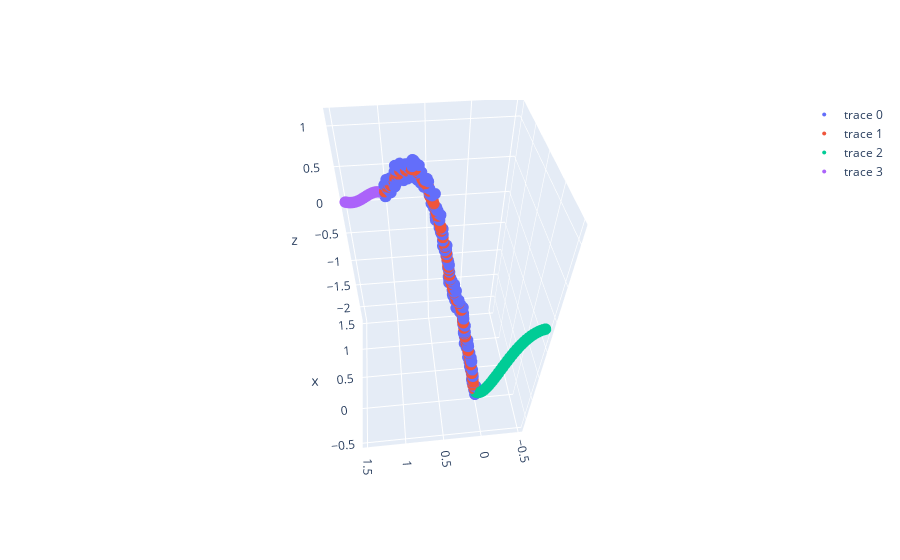

Notebook code cell kept with this figure:
### Markdown cell above
## EXTRAPOLATION 2D

### Code cell
import numpy as np
import plotly.express as px
import plotly.graph_objects as go
from stareg import StarModel 
from stareg.bspline import Bspline
from scipy.stats import t
# test with different dataset
np.random.seed(41)
n_samples = 250
noise = np.random.random(n_samples)
x = np.random.random(2*n_samples).reshape(-1, 2)
x.sort(axis=0)
xmax, xmin = x.max(axis=0), x.min(axis=0)
x = x
x = (x - xmin) / (xmax - xmin)

y_true = 2*np.exp(-(x[:,0] - 0.4)**2 / 0.1) - 5.5*x[:,1]**2 
y = y_true + noise*0.5
y = np.flip(y)
y = (y - y.mean()) / y.std()

n_param = 25
descr = ( ("s(1)", "peak", n_param, (0.1, 1000), "equidistant"),
          ("s(2)", "inc", n_param, (0.1, 1000), "equidistant"), 
          ("t(1,2)", "smooth", (5,5), (0.1, 1000), "equidistant"), )
M = StarModel(description=descr)
M.fit(X=x, y=y, plot_=False)

# extrapolation
x_right = np.linspace(1.00001,1.5,70).reshape(-1,2)
x_left = np.linspace(-0.5, 0,70).reshape(-1,2)

fig = go.Figure()
fig.add_trace(go.Scatter3d(x=x[:,0], y=x[:,1], z=y, mode="markers", marker=dict(size=4)))
fig.add_trace(go.Scatter3d(x=x[:,0], y=x[:,1], z=M.basis @ M.coef_, mode="markers", marker=dict(size=4)))
fig.add_trace(go.Scatter3d(x=x_left[:,0], y=x_left[:,1], z=M.predict(X=x_left), mode="markers", marker=dict(size=4)))
fig.add_trace(go.Scatter3d(x=x_right[:,0], y=x_right[:,1], z=M.predict(X=x_right, extrapol_type="zero"), mode="markers", marker=dict(size=4)))

### Figure 1 — Plotly figure (JSON) as saved in the notebook; plotly's stock layout.template omitted (floating-point values rounded to 4 significant figures; data arrays with more than 128 entries replaced by an {"elided": "..."} marker saying what was removed)
{"data": [{"marker": {"size": 4}, "mode": "markers", "type": "scatter3d", "x": {"elided": "250 float values"}, "y": {"elided": "250 float values"}, "z": {"elided": "250 float values"}}, {"marker": {"size": 4}, "mode": "markers", "type": "scatter3d", "x": {"elided": "250 float values"}, "y": {"elided": "250 float values"}, "z": {"elided": "250 float values"}}, {"marker": {"size": 4}, "mode": "markers", "type": "scatter3d", "x": [-0.5, -0.4855, -0.471, -0.4565, -0.442, -0.4275, -0.413, -0.3986, -0.3841, -0.3696, -0.3551, -0.3406, -0.3261, -0.3116, -0.2971, -0.2826, -0.2681, -0.2536, -0.2391, -0.2246, -0.2101, -0.1957, -0.1812, -0.1667, -0.1522, -0.1377, -0.1232, -0.1087, -0.0942, -0.07971, -0.06522, -0.05072, -0.03623, -0.02174, -0.007246], "y": [-0.4928, -0.4783, -0.4638, -0.4493, -0.4348, -0.4203, -0.4058, -0.3913, -0.3768, -0.3623, -0.3478, -0.3333, -0.3188, -0.3043, -0.2899, -0.2754, -0.2609, -0.2464, -0.2319, -0.2174, -0.2029, -0.1884, -0.1739, -0.1594, -0.1449, -0.1304, -0.1159, -0.1014, -0.08696, -0.07246, -0.05797, -0.04348, -0.02899, -0.01449, 0], "z": [-0.178, -0.2053, -0.2358, -0.2698, -0.3073, -0.3486, -0.3937, -0.4429, -0.4961, -0.5533, -0.6146, -0.6798, -0.7488, -0.8212, -0.897, -0.9756, -1.057, -1.14, -1.224, -1.309, -1.394, -1.479, -1.562, -1.642, -1.72, -1.794, -1.863, -1.927, -1.984, -2.035, -2.078, -2.113, -2.14, -2.158, -2.167]}, {"marker": {"size": 4}, "mode": "markers", "type": "scatter3d", "x": [1.0, 1.015, 1.029, 1.043, 1.058, 1.072, 1.087, 1.101, 1.116, 1.13, 1.145, 1.159, 1.174, 1.188, 1.203, 1.217, 1.232, 1.246, 1.261, 1.275, 1.29, 1.304, 1.319, 1.333, 1.348, 1.362, 1.377, 1.391, 1.406, 1.42, 1.435, 1.449, 1.464, 1.478, 1.493], "y": [1.007, 1.022, 1.036, 1.051, 1.065, 1.08, 1.094, 1.109, 1.123, 1.138, 1.152, 1.167, 1.181, 1.196, 1.21, 1.225, 1.239, 1.254, 1.268, 1.283, 1.297, 1.312, 1.326, 1.341, 1.355, 1.37, 1.384, 1.399, 1.413, 1.428, 1.442, 1.457, 1.471, 1.486, 1.5], "z": [0.4861, 0.485, 0.482, 0.4769, 0.47, 0.4612, 0.4506, 0.4385, 0.4249, 0.41, 0.394, 0.377, 0.3592, 0.3408, 0.322, 0.303, 0.2839, 0.2649, 0.2461, 0.2277, 0.2098, 0.1925, 0.1759, 0.16, 0.145, 0.1308, 0.1175, 0.1051, 0.09365, 0.08309, 0.0734, 0.06457, 0.05657, 0.04935, 0.04287]}], "layout": {"autosize": true, "scene": {"aspectmode": "auto", "aspectratio": {"x": 0.8415, "y": 0.8415, "z": 1.412}, "camera": {"center": {"x": 0, "y": 0, "z": 0}, "eye": {"x": -1.449, "y": 0.1528, "z": 1.602}, "projection": {"type": "perspective"}, "up": {"x": 0, "y": 0, "z": 1}}}}}
